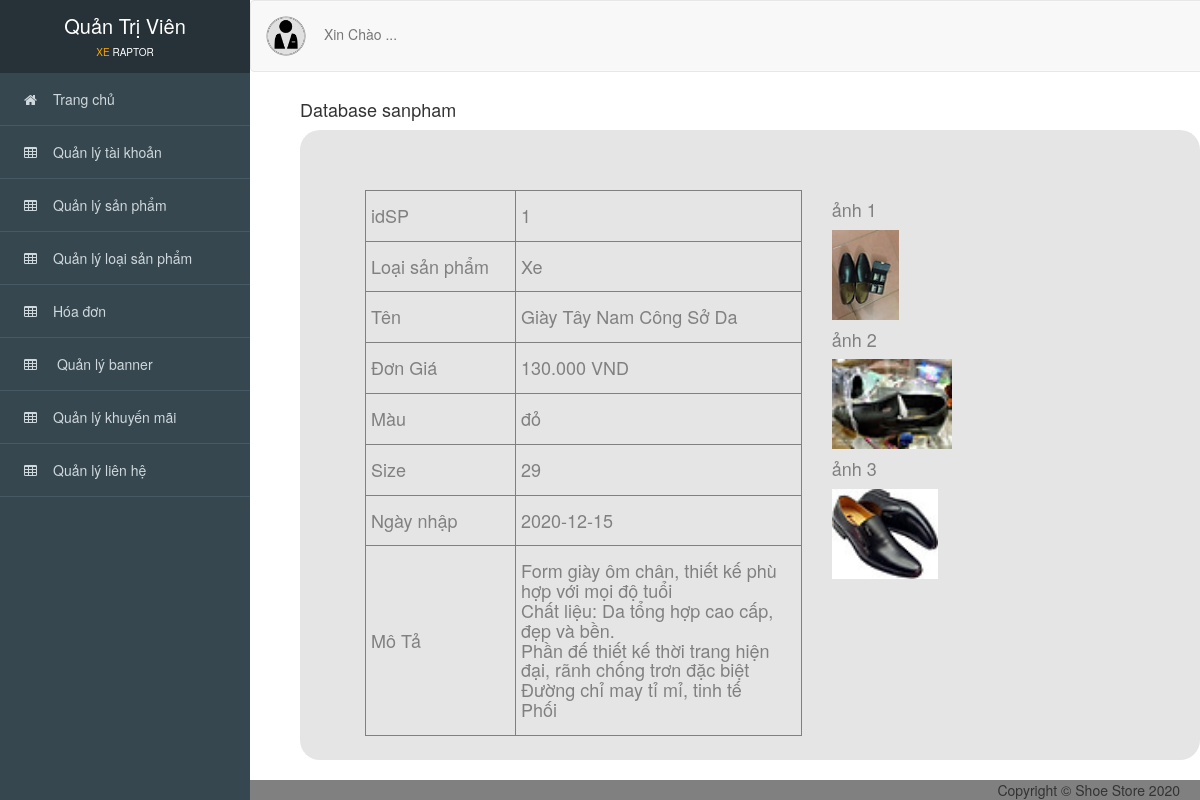
Page /admin/index.php?action=xemsanpham&id=1 on the committed database.
### tables this page shows
CREATE TABLE `sanpham` (
  `idSP` int(11) NOT NULL,
  `idKM` int(11) NOT NULL,
  `idLoaiSP` int(11) NOT NULL,
  `idcolor` int(11) NOT NULL,
  `idsize` int(11) NOT NULL,
  `tenSP` varchar(255) NOT NULL,
  `Dongia` int(11) NOT NULL,
  `anh1` varchar(255) NOT NULL,
  `anh2` varchar(255) NOT NULL,
  `anh3` varchar(255) NOT NULL,
  `ngaynhap` date NOT NULL,
  `mota` varchar(255) NOT NULL,
  `soluong` int(255) NOT NULL
);

CREATE TABLE `color` (
  `idcolor` int(11) NOT NULL,
  `color` varchar(255) NOT NULL
);

CREATE TABLE `size` (
  `idsize` int(11) NOT NULL,
  `size` int(11) NOT NULL
);

### admin/controller_admin/quanlysanpham.php (called while the page is built, shortened)
<?php
    require_once('./model_admin/sanpham.php');
    class sanphamcontroller
    {
        var $sanpham_model;
        public function __construct()
        {
            $this->sanpham_model = new sanpham();
        }
         public function details()
        {
            $id = isset($_GET['id']) ? $_GET['id'] : '1';
            $data = $this->sanpham_model->find($id);
            require_once('views_admin/index.php');
        }
         }
?>

### admin/model_admin/ketnoi.php (called while the page is built, shortened)
<?php
    class ketnoi
    {
    	function __construct()
    	{
    		$host = "localhost";
    		$username ="root";
    		$password = "";
    		$dbname = "qlbx";
    		$this->connect = new mysqli($host,$username,$password,$dbname);
    	}
    }
?>

### admin/model_admin/sanpham.php (called while the page is built, shortened)
<?php
    require_once('ketnoi.php');
    class sanpham
    {
    	var $conn;
    	function __construct()
    	{
    		$connect_obj = new ketnoi();
    		$this->conn = $connect_obj->connect;
    	}
    	function find($id)
        {
            $query = "SELECT * FROM sanpham
            INNER JOIN color ON sanpham.idcolor = color.idcolor
            INNER JOIN size ON sanpham.idsize = size.idsize
            WHERE idSP=$id";
            return $this->conn->query($query)->fetch_assoc();
        }
    }
?>

### admin/views_admin/sanpham/xem.php (the view, shortened to what this page needs)
<div id="viewport">
<div class="container-fluid" id="noidung">
      <h4>Database sanpham</h4>
      <div style="background-color: #e5e5e5; padding: 60px 50px 10px; color:gray;border-radius: 20px;min-height: 630px;">
       <div class="col-sm-7">
        <table border="1" cellpadding="5">
          <tr>
            <td style="width: 150px;"><h4>idSP </h4></td>
            <td><h4><?= $data['idSP'];   ?>  </h4></td>
          </tr>
          <tr>
            <td><h4>Loại sản phẩm </h4></td>
            <td><h4>
                   <?php
                    if($data['idLoaiSP'] == 1) echo "Xe";
                    ?>
               </h4></td>
          </tr>
          <tr>
            <td><h4>Tên</h4></td>
            <td><h4><?= $data['tenSP'];   ?>  </h4></td>
          </tr>
          <tr>
            <td><h4>Đơn Giá </h4></td>
            <td><h4> <?= $data['Dongia'];   ?>.000 VND  </h4></td>
          </tr>
          <tr>
            <td><h4>Màu </h4></td>
            <td><h4><?= $data['color'];   ?>  </h4></td>
          </tr>
          <tr>
            <td><h4>Size </h4></td>
            <td><h4> <?=  $data['size'];   ?>  </h4></td>
          </tr>
          <tr>
            <td><h4>Ngày nhập </h4></td>
            <td><h4> <?= $data['ngaynhap'];   ?>  </h4></td>
          </tr>
          <tr>
            <td><h4>Mô Tả</h4></td>
            <td><h4> <?= $data['mota'];   ?>  </h4></td>
          </tr>
        </table>
     </div>
          <div class="col-sm-5">
              <h4>ảnh 1 </h4>
              <h4> <img src="./public_admin/image/sanpham/<?php echo $data['anh1'] ?>" height='90'> </h4>
              <h4>ảnh 2 </h4>
              <h4> <img src="./public_admin/image/sanpham/<?php echo $data['anh2'] ?>"  height='90'>  </h4>
              <h4>ảnh 3 </h4>
            <h4> <img src="./public_admin/image/sanpham/<?php echo $data['anh3'] ?>"height='90'>  </h4>
     </div>
        <br>
        <br>
        <br>
 </div>
</div>
</div>

### admin/public_admin/css/style.css (style rules this page uses)
body { overflow-x: hidden; font-family: 'Roboto', sans-serif; font-size: 16px; }
#viewport { padding-left: 250px; -webkit-transition: all 0.5s ease; -moz-transition: all 0.5s ease; -o-transition: all 0.5s ease; transition: all 0.5s ease; }
#noidung { padding-top: 90px; padding-left: 50px; background-color: white; }

### rows in the picture
sanpham: idSP "1", tenSP "Giày Tây Nam Công Sở Da", Dongia "130", idcolor.color "đỏ", idsize.size "29", ngaynhap "2020-12-15", mota "Form giày ôm chân, thiết kế phù hợp với mọi độ tuổi Chất liệu: Da tổng hợp cao cấp, đẹp và bền. Phần đế thiết kế thời trang hiện đại, rãnh chống trơn đặc biệt Đường chỉ may tỉ mỉ, tinh tế Phối", anh1 (picture), anh2 (picture), anh3 (picture)
